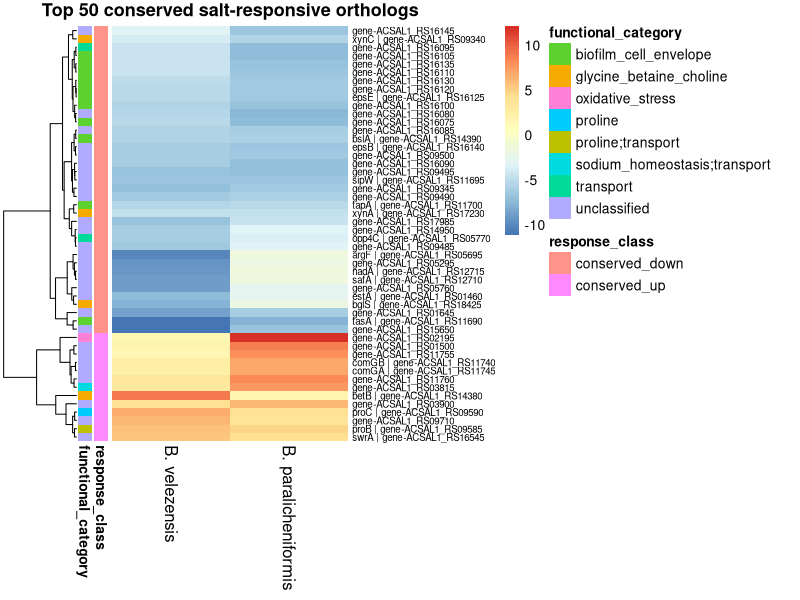
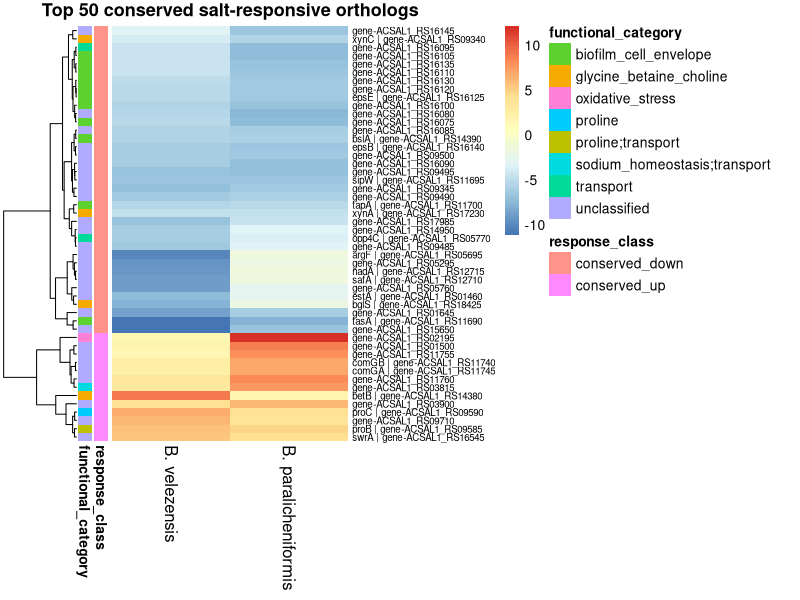

Here is the R script that generated these plots, in order:
#!/usr/bin/env Rscript

suppressPackageStartupMessages({
  library(tidyverse)
  library(pheatmap)
})

dir.create("figures/heatmap", recursive = TRUE, showWarnings = FALSE)
dir.create("results/heatmap", recursive = TRUE, showWarnings = FALSE)

df <- read_tsv(
  "results/tables/master_conserved_ortholog_deg_table.tsv",
  show_col_types = FALSE
)

# Usar una fila por ortólogo; si hay múltiples KO por proteína, conservar la primera
df_unique <- df %>%
  distinct(ve_protein, .keep_all = TRUE) %>%
  mutate(
    combined_abs_log2FC = abs(ve_log2FC) + abs(pa_log2FC),
    label = case_when(
      !is.na(ve_symbol) & ve_symbol != "" ~ paste0(ve_symbol, " | ", ve_gene),
      !is.na(pa_symbol) & pa_symbol != "" ~ paste0(pa_symbol, " | ", ve_gene),
      TRUE ~ ve_gene
    )
  )

top50 <- df_unique %>%
  filter(response_class %in% c("conserved_up", "conserved_down")) %>%
  arrange(desc(combined_abs_log2FC)) %>%
  slice_head(n = 50)

mat <- top50 %>%
  select(label, ve_log2FC, pa_log2FC) %>%
  column_to_rownames("label") %>%
  as.matrix()

colnames(mat) <- c("B. velezensis", "B. paralicheniformis")

ann_row <- top50 %>%
  select(label, response_class, functional_category) %>%
  column_to_rownames("label")

write_tsv(
  top50,
  "results/heatmap/top50_conserved_orthologs_selected.tsv"
)

write_tsv(
  as.data.frame(mat) %>% rownames_to_column("gene_label"),
  "results/heatmap/top50_conserved_orthologs_heatmap_matrix.tsv"
)

png(
  "figures/heatmap/top50_conserved_orthologs_heatmap.png",
  width = 2600,
  height = 3200,
  res = 300
)

pheatmap(
  mat,
  annotation_row = ann_row,
  cluster_rows = TRUE,
  cluster_cols = FALSE,
  scale = "none",
  fontsize_row = 7,
  fontsize_col = 12,
  main = "Top 50 conserved salt-responsive orthologs",
  border_color = NA
)

dev.off()

pdf(
  "figures/heatmap/top50_conserved_orthologs_heatmap.pdf",
  width = 8,
  height = 10
)

pheatmap(
  mat,
  annotation_row = ann_row,
  cluster_rows = TRUE,
  cluster_cols = FALSE,
  scale = "none",
  fontsize_row = 7,
  fontsize_col = 12,
  main = "Top 50 conserved salt-responsive orthologs",
  border_color = NA
)

dev.off()

cat("\nHeatmap generated:\n")
cat("figures/heatmap/top50_conserved_orthologs_heatmap.png\n")
cat("figures/heatmap/top50_conserved_orthologs_heatmap.pdf\n")
